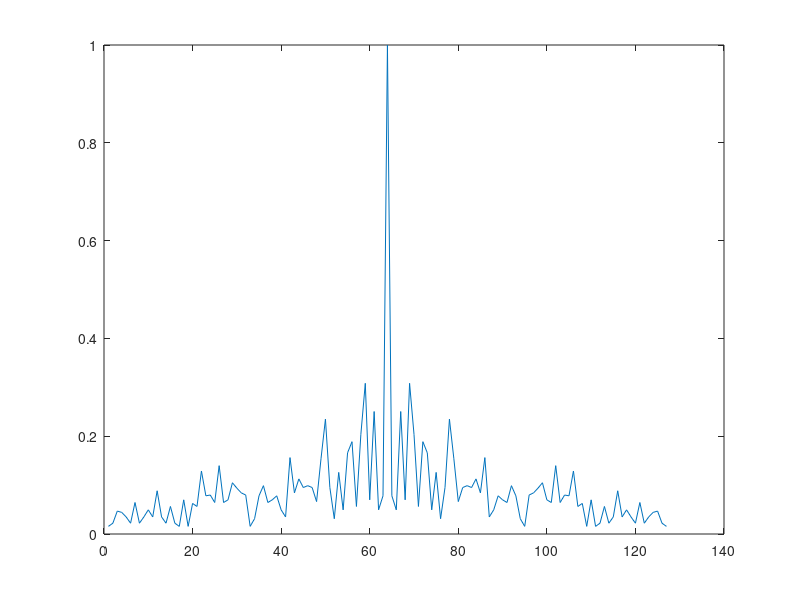

Here is the MATLAB script that generated this plot:
clear
clc
close all

% L_0=32;
% a=2*randi([0,3],[1,L_0])+1;
% symbol32=exp(1i*pi*a/4);
% plot(abs(xcorr(symbol32))/max(abs(xcorr(symbol32))))
% 
% save('symbol32.mat','symbol32')

L_0=64;
a=2*randi([0,3],[1,L_0])+1;
symbol64=exp(1i*pi*a/4);
plot(abs(xcorr(symbol64))/max(abs(xcorr(symbol64))))

save('symbol64.mat','symbol64')